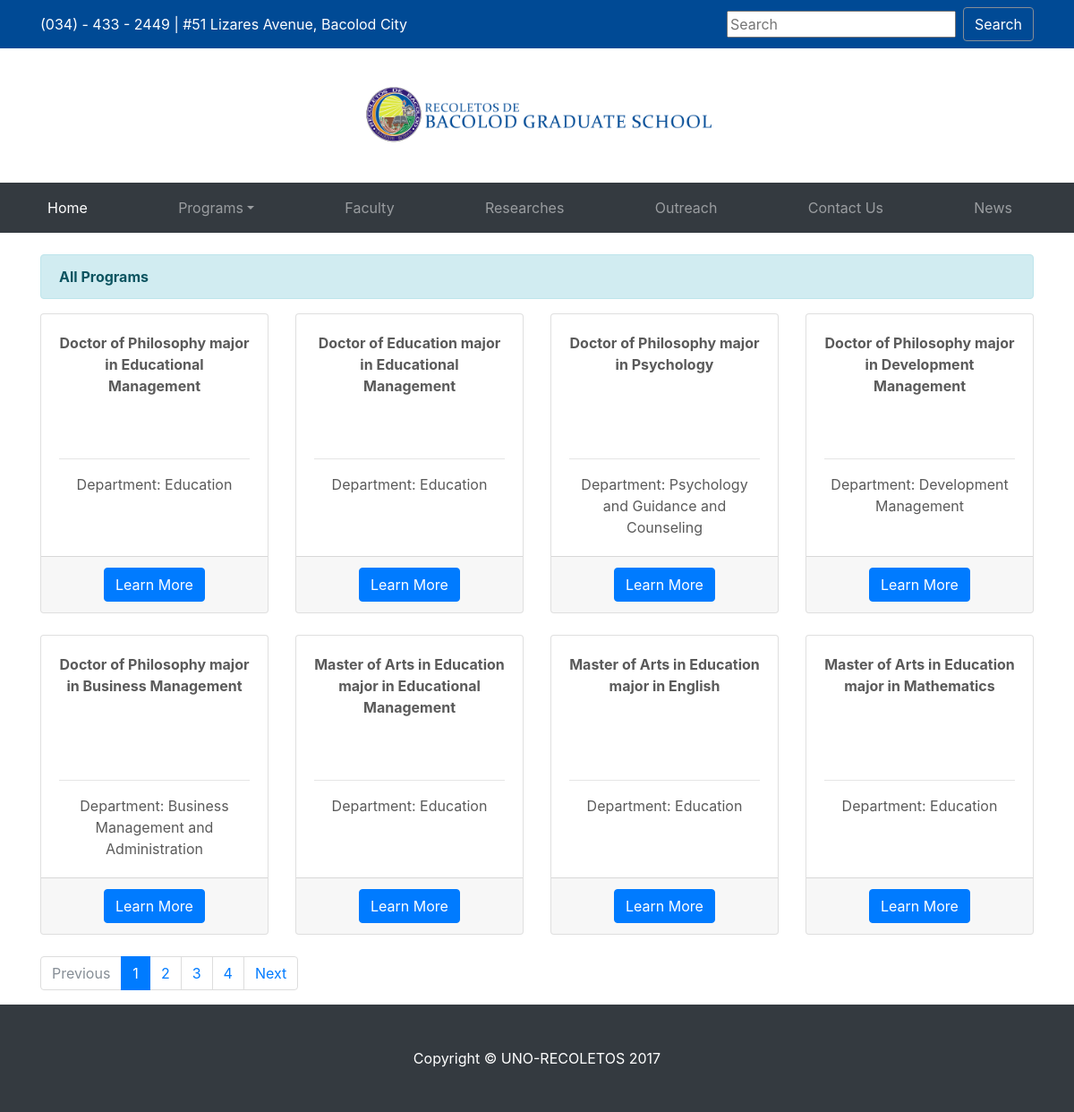
Page /list on the committed database.
### website/models.py (models this page shows, shortened)
class Program (models.Model):
	program_name = models.CharField(null="", max_length=100)
	program_description = models.CharField(null="", max_length=2000)
	program_department = models.CharField(null="", max_length=50)

### website/views.py (the view)
# urls.py: url(r'^list', views.list, name='list'),
def list(request):
	program_list = Program.objects.all()
	page = request.GET.get('page', 1)
	paginator = Paginator(program_list, 8)
	try:
		programs = paginator.page(page)
	except PageNotAnInteger:
		programs = paginator.page(1)
	except EmptyPage:
		programs = paginator.page(paginator.num_pages)
	return render(request, 'website/list.html', {'programs': programs})

### website/templates/website/list.html
{% extends 'website/base.html' %}
{% load static %}
{% block content %}
<br>
<div class="container">
    <div class="alert alert-info" role="alert">
        <strong>All Programs</strong>
    </div>
    <div class="row text-center">
     {% for program in programs %}
        <div class="col-lg-3 col-md-6 mb-4">
              <div class="card">
                <div class="card-body">
                    <p class="card-title" style="height:125px;"><strong>{{program.program_name}}</strong></p>
                    <hr>
                  <p class="card-text"> Department: {{program.program_department}} </p>
                </div>
                <div class="card-footer">
                  <a href="{% url 'program_item' program.id %}" class="btn btn-primary">Learn More</a>
                </div>
              </div>
            </div>
    {% endfor %}
    </div>
    <div class="row ">
            <div class="col-md-6">
                {% if programs.has_other_pages %}
                    <ul class="pagination">
                        {% if programs.has_previous %}
                        <li class="page-item"><a class="page-link" href="?page={{ programs.previous_page_number }}">Previous</a></li>
                        {% else %}
                        <li class="page-item disabled"><span class="page-link">Previous</span></li>
                    {% endif %}
                    {% for i in programs.paginator.page_range %}
                        {% if programs.number == i %}
                            <li class="page-item active"><span class="page-link">{{ i }} <span class="sr-only">(current)</span></span></li>
                        {% else %}
                            <li class="page-item"><a class="page-link" href="?page={{ i }}">{{ i }}</a></li>
                        {% endif %}
                    {% endfor %}
                    {% if programs.has_next %}
                        <li class="page-item"><a class="page-link" href="?page={{ programs.next_page_number }}">Next</a></li>
                        {% else %}
                        <li class="page-item disabled"><span class="page-link" >Next</span></li>
                    {% endif %}
                    </ul>
                {% endif %}
            </div>
    </div>
</div>
{% endblock %}

### website/static/website/css/heroic-features.css (style rules this page uses)
body { padding-top: 54px; }
@media (min-width: 992px) { body { padding-top: 56px; } }
.card { height: 100%; }

### website/static/website/css/carousel.css (style rules this page uses)
body { padding-top: 3rem; padding-bottom: 3rem; color: #5a5a5a; }

### website/templates/website/base.html (style rules this page uses)
body { padding:0; }

### rows in the picture
Program: program_name "Doctor of Philosophy major in Educational Management", program_department "Education"
Program: program_name "Doctor of Education major in Educational Management", program_department "Education"
Program: program_name "Doctor of Philosophy major in Psychology", program_department "Psychology and Guidance and Counseling"
Program: program_name "Doctor of Philosophy major in Development Management", program_department "Development Management"
Program: program_name "Doctor of Philosophy major in Business Management", program_department "Business Management and Administration"
Program: program_name "Master of Arts in Education major in Educational Management", program_department "Education"
Program: program_name "Master of Arts in Education major in English", program_department "Education"
Program: program_name "Master of Arts in Education major in Mathematics", program_department "Education"

### other values in the picture
{{ i }} "1"
{{ i }} "2" "3" "4"
